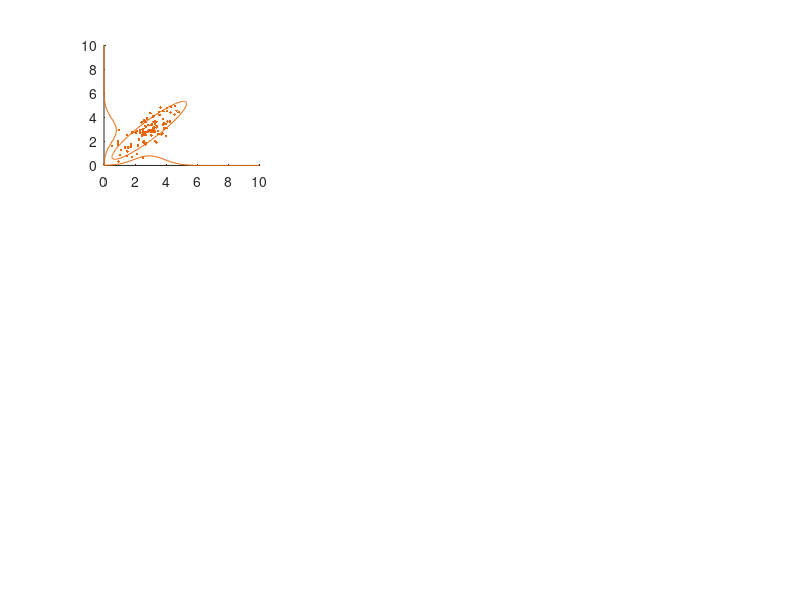

This figure's MATLAB source: (Note: this script raises an error after producing the figure.)
% make simple examples of a few more or less correlated cells
% and see how it affects decoding
%
%
ratemax=10;
ntrials=100;

rng(3) % For reproducibility

nstims=5;
tuning=normpdf([1:nstims],3.0,1.1);
tuning=10*(tuning./max(tuning));

ncells=6;
plotcells=[3 4];

cvs=[.5 0  -0.5];

ll=linspace(0,ratemax,50);
%
fstrs={'b'};
cmap = @(stim) 0.5+([sin(stim),-sin(stim*.2),-sin(stim*1.2)]/2);

% simulate two cells with and without correlation

for stim=1:nstims
    mu{stim}=1+ones(1,ncells)*tuning(stim);
end;

fig=figure(1); clf;
for cv_i=1:numel(cvs)
    
    cv= cvs(cv_i);
    
    sigma=diag(ones(ncells-1,1)*cv,-1)+diag(ones(ncells-1,1)*cv,1)+eye(ncells);
    sigma(ncells,1)=cv;    sigma(1,ncells)=cv;
    sigma_p=(sigma*sigma'); % make positive semidefinite
    
    
    sigma_p=sigma_p./mean(diag(sigma_p));
    %\[L,D] = ldl(sigma);
    
    sigma_p;
    
    x=linspace(0,2*pi,100)';
    circle=[sin(x),cos(x)]*2;
    
    subplot(numel(cvs),3,1+((cv_i-1)*3));
    hold on;
    
    
    for stim=[1 4]
        
        thiscolor=cmap(stim);
        
        rates{stim} = mvnrnd(mu{stim},sigma_p,ntrials);
        
        plot(rates{stim}(:,plotcells(1)),rates{stim}(:,plotcells(2)),[fstrs{1} '.'],'color',thiscolor);
        
        plot(ll,2*normpdf(ll,mu{stim}(plotcells(1)),sigma(plotcells(1),plotcells(1))),fstrs{1},'color',thiscolor);
        plot(2*normpdf(ll,mu{stim}(plotcells(2)),sigma(plotcells(2),plotcells(2))),ll,fstrs{1},'color',thiscolor);
        
        cc=circle*sigma_p(plotcells,plotcells);
        plot( cc(:,1)+mu{stim}(plotcells(1)),cc(:,2)+mu{stim}(plotcells(2)),[fstrs{1} '-'],'color',thiscolor);
        
        %h=histc(r(:,1),ll);
        %plot(ll,h,'b');
        
        xlim([0 ratemax]);
        ylim([0 ratemax]);
        ax=gca;
        ax.XTick=[0 10];
        ax.YTick=[0 10];
        daspect([1 1 1]);
        
    end;
    xlabel(['cell ',num2str(plotcells(1)),' rate']);
    ylabel(['cell ',num2str(plotcells(2)),' rate']);
    title([' Two example cells, cv = ',num2str(cv)]);
    
    subplot(numel(cvs),3,2+((cv_i-1)*3));
    hold on;
    %
    
    trialwidth=.3;
    for stim=1:nstims
        
        rates{stim} = mvnrnd(mu{stim},sigma_p,ntrials);
        
        thiscolor=cmap(stim);
        
        plot(stim+[-trialwidth trialwidth],[1 1]*mu{stim}(1),'color',thiscolor);
        
        xl=linspace(-trialwidth,trialwidth,ncells);
        
        plot(xl+stim,rates{stim}(1,:),'k.','MarkerSize',10);
        
        plot(stim+[-trialwidth trialwidth],[1 1]*mean(rates{stim}(1,:)) ,'k--');
        ax=gca;
        ax.YTick=[0 10];
    end;
    ylim([0 15]);
    ylabel('Firing rates across cells');
    xlabel('Trials/stimuli');
    title([' all ',num2str(ncells),' cells, across all ',num2str(nstims),' stimuli, cv = ',num2str(cv)]);
    %subplot(numel(cvs),3,3+((cv_i-1)*3));
    %hold on;
    
    drawnow;
end;


%% quantify how the correlation affects overall decoding per trial
cvs_dense=linspace(-.5,1,100);
meanerr=[];
ntrials_dense=10000;
for cv_i=1:numel(cvs_dense)
    
    cv= cvs_dense(cv_i);
    
    sigma=diag(ones(ncells-1,1)*cv,-1)+diag(ones(ncells-1,1)*cv,1)+eye(ncells);
    sigma(ncells,1)=cv;    sigma(1,ncells)=cv;
    sigma_p=(sigma*sigma'); % make positive semidefinite
    
    for stim=1:nstims
        rates{stim} = mvnrnd(mu{stim},sigma_p,ntrials_dense);
        
        sigma_p=sigma_p./mean(diag(sigma_p));
        meanerr(cv_i,stim)= mean(abs(mean((rates{stim} - repmat(mu{stim},ntrials_dense,1))')));
    end;
end;

subplot(numel(cvs),3,3);
plot(cvs_dense,mean(meanerr'));
ylim([0 .8]);
ax=gca;
ax.YTick=[0:0.2:1];
grid on;
ylabel('mean per-trial error from mean');
xlabel('correlation');
title('cv vs. per trial decoding error');

%% save fig

print('corr_plot','-dpdf')
